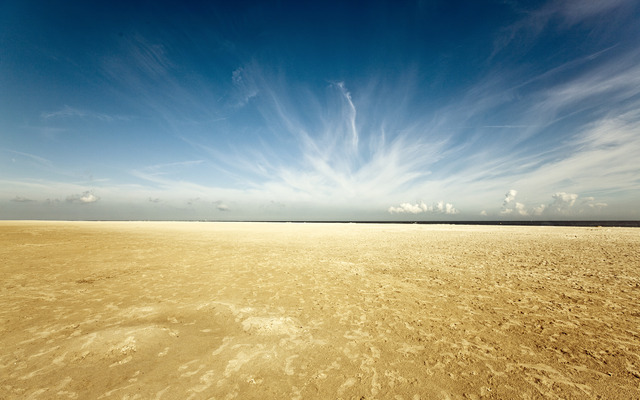
//> input picture Software/RITLaunchInitiative/RocketVision/Test_images/flat.jpg, 640 x 400 px
$ ./main ../Test_images/flat.jpg ../Test_images/plains.jpg   (built with g++ and OpenCV 4)
//> lines starting //> are read from the running program, lines starting //| are printed output that depends on the picture; after the words box and inside, x2 and y2 are one past the last pixel; in counts of white or black regions, pixels touching at a corner belong together
### Software/RITLaunchInitiative/RocketVision/src/HorizonDetect.h
//Author: Trevor Sherrard
//Written for the RIT launch Initiative.

#include "opencv2/highgui/highgui.hpp"
#include "opencv2/imgproc/imgproc.hpp"

using namespace cv;

class DetectLines
{
  public:
    float FindHorizonOffset(Mat src);
};

### Software/RITLaunchInitiative/RocketVision/src/HorizonDetect.cpp
//Author: Trevor Sherrard
//Written for the RIT launch Initiative.

#include "opencv2/highgui/highgui.hpp"
#include "opencv2/imgproc/imgproc.hpp"

#include "HorizonDetect.h"


using namespace cv;
using namespace std;


/*Parameter: src, the OpenCV Mat that contains the horizon.
 *returns: The angle in radians of the offset of the vehicle from the horizon on one axis.
 * When the vehicle is perpendicular to the horizon, theta should be close to
 * 90 degrees (pi/2)
 */
float DetectLines::FindHorizonOffset(Mat src)
{
  float HorizonOffset = 0;
  Mat dst, cdst;
  Canny(src, dst, 50, 150, 3);
  cvtColor(dst, cdst, CV_GRAY2BGR);


  vector<Vec2f> lines;
  HoughLines(dst, lines, 1, CV_PI/180, 300, 0, 0 );

  if(lines.size() != 0)
  {
    for( size_t i = 0; i < lines.size(); i++ )
    {
       float rho = lines[i][0], theta = lines[i][1];
       Point pt1, pt2;
       double a = cos(theta), b = sin(theta);
       double x0 = a*rho, y0 = b*rho;
       pt1.x = cvRound(x0 + 1000*(-b));
       pt1.y = cvRound(y0 + 1000*(a));
       pt2.x = cvRound(x0 - 1000*(-b));
       pt2.y = cvRound(y0 - 1000*(a));
       line( src, pt1, pt2, Scalar(0,0,255), 3, CV_AA);
       HorizonOffset = theta;
    }
  }
  else
  {
    vector<Vec4i> lines;
    HoughLinesP(dst, lines, 1, CV_PI/180, 50, 50, 10 );
    for( size_t i = 0; i < lines.size(); i++ )
    {
      Vec4i l = lines[i];
      line( src, Point(l[0], l[1]), Point(l[2], l[3]), Scalar(0,0,255), 3, CV_AA);
    }
  }
  return HorizonOffset;
}

### Software/RITLaunchInitiative/RocketVision/src/main.cpp
//Author: Trevor Sherrard
//Written for the RIT launch Initiative.

#include "HorizonDetect.h"
#include <iostream>

using namespace std;
using namespace cv;

void help()
{
  cout << "Arg1: port side image | Arg2: starboard side image" << endl;
}
int main(int argc, char** argv)
{

  if(argc != 3)
    help();
  else
  {
    DetectLines horizon;
    //These images will be taken from two cameras
    //offset by 90 degrees in the final product.
    Mat src = imread(argv[1],0);
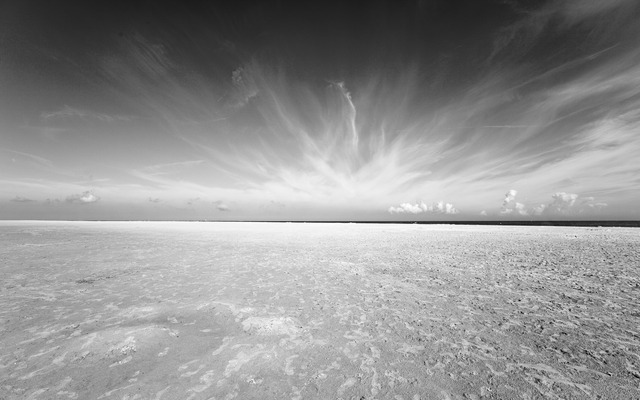
//> src: 400 rows x 640 cols, CV_8UC1; min 0, max 255, mean 146.3
    Mat src1 = imread(argv[2],0);
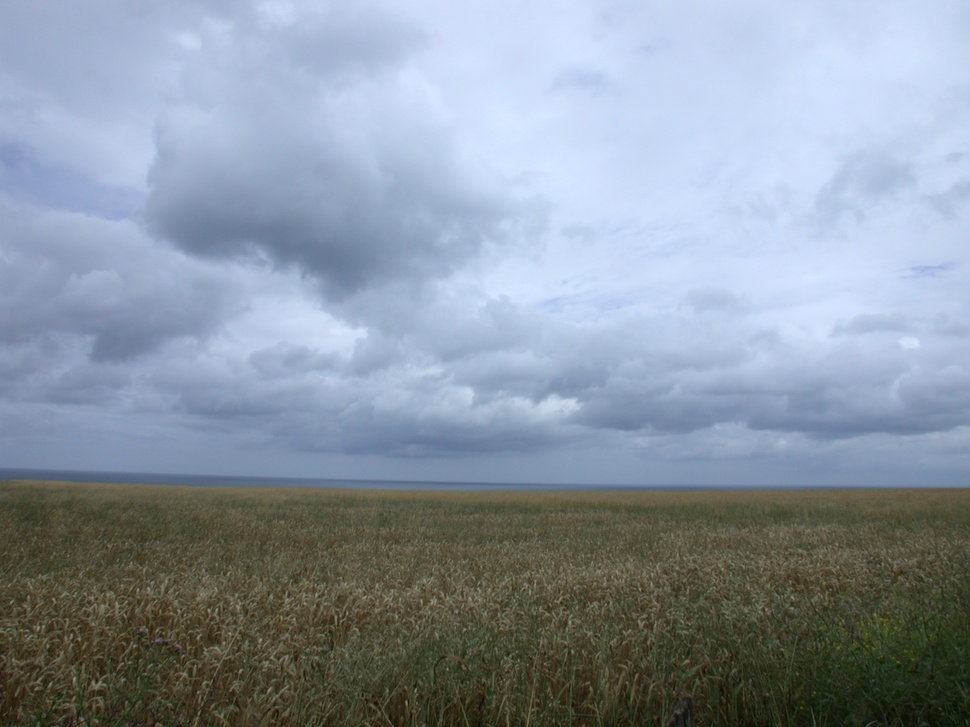
//> input picture Software/RITLaunchInitiative/RocketVision/Test_images/plains.jpg, 970 x 727 px, shrunk from 2048 x 1536 before the run
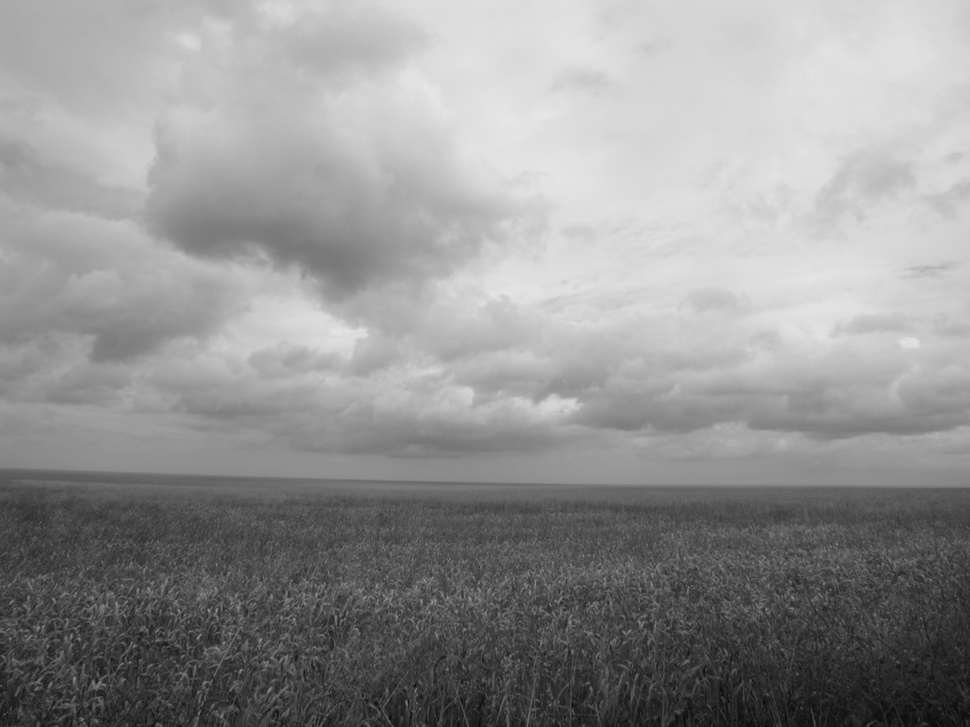
//> src1: 727 rows x 970 cols, CV_8UC1; min 8, max 232, mean 146.8
    if(src.empty() || src1.empty())
    {
        cout << "can not open one or more files" << endl;
        return -1;
    }
    //get angle of horizon relative to rocket.
    float port = horizon.FindHorizonOffset(src);
//> in FindHorizonOffset, `Canny(src, dst, 50, 150, 3);`:
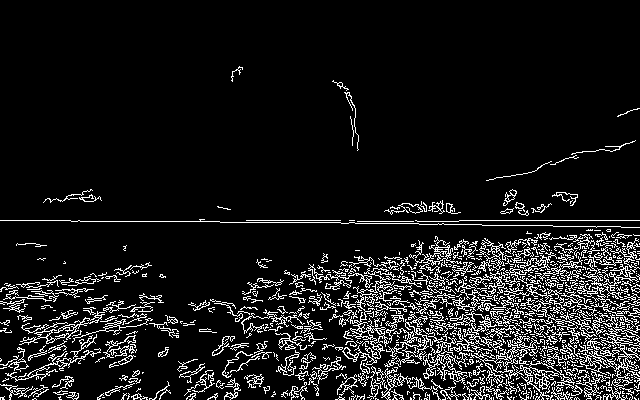
//> dst: 400 rows x 640 cols, CV_8UC1; 10% white in thin lines or dots, all inside (x1, y1, x2, y2) = (0, 66, 640, 400)
//> in FindHorizonOffset, `HoughLines(dst, lines, 1, CV_PI/180, 300, 0, 0 );`: lines = 1 line (rho, theta): [220, 1.57]
//> the loop in FindHorizonOffset, `for( size_t i = 0; i < lines.size(); i++ )` made 1 pass
//> (rho, theta, a, b, x0, y0, HorizonOffset) on pass 1: (220, 1.57, -4.37e-08, 1, -9.62e-06, 220, 1.57)
//> after the loop in FindHorizonOffset, `for( size_t i = 0; i < lines.size(); i++ )`:
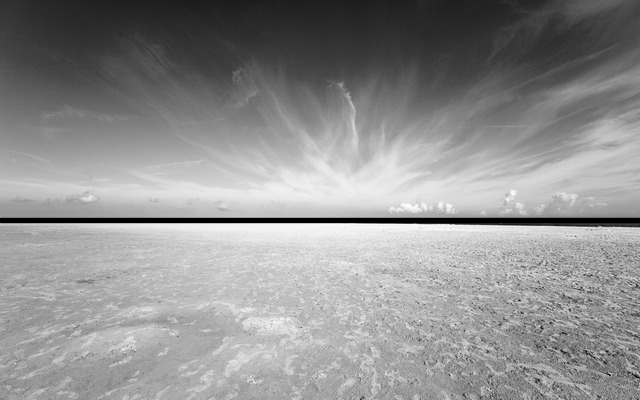
//> src: 400 rows x 640 cols, CV_8UC1; 1.75% of pixels changed, all inside (x1, y1, x2, y2) = (0, 217, 640, 224)
//> port = 1.57
    float star = horizon.FindHorizonOffset(src1);
//> in FindHorizonOffset (call 2), `Canny(src, dst, 50, 150, 3);`:
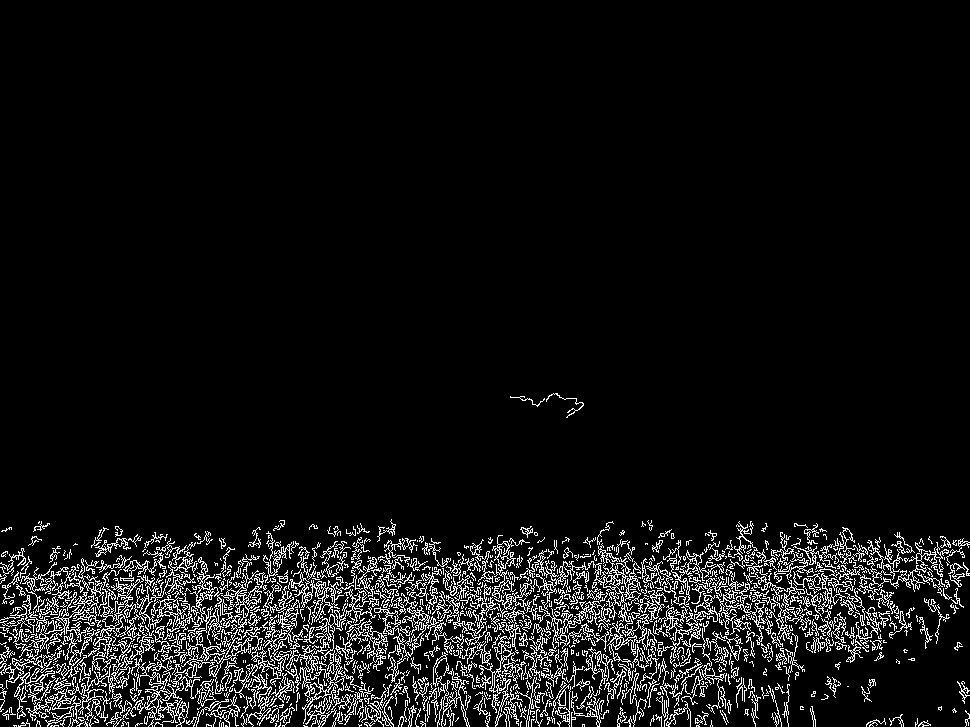
//> dst: 727 rows x 970 cols, CV_8UC1; 7.1% white in thin lines or dots, all inside (x1, y1, x2, y2) = (0, 393, 970, 727)
//> in FindHorizonOffset (call 2), `HoughLines(dst, lines, 1, CV_PI/180, 300, 0, 0 );`: lines = 186 lines (rho, theta), first 12: [626, 1.48], [623, 1.52], [701, 1.4], [604, 1.52], [602, 1.54], [656, 1.45], [639, 1.47], [621, 1.5], [678, 1.43], [646, 1.47], [648, 1.47], [638, 1.48]
//> the loop in FindHorizonOffset (call 2), `for( size_t i = 0; i < lines.size(); i++ )` made 186 passes
//> (rho, theta, a, b, x0, y0, HorizonOffset) on passes 1 to 3: (626, 1.48, 0.0872, 0.996, 54.56, 623.6, 1.48), (623, 1.52, 0.0523, 0.999, 32.61, 622.1, 1.52), (701, 1.4, 0.174, 0.985, 121.7, 690.4, 1.4)
//> after the loop in FindHorizonOffset (call 2), `for( size_t i = 0; i < lines.size(); i++ )`:
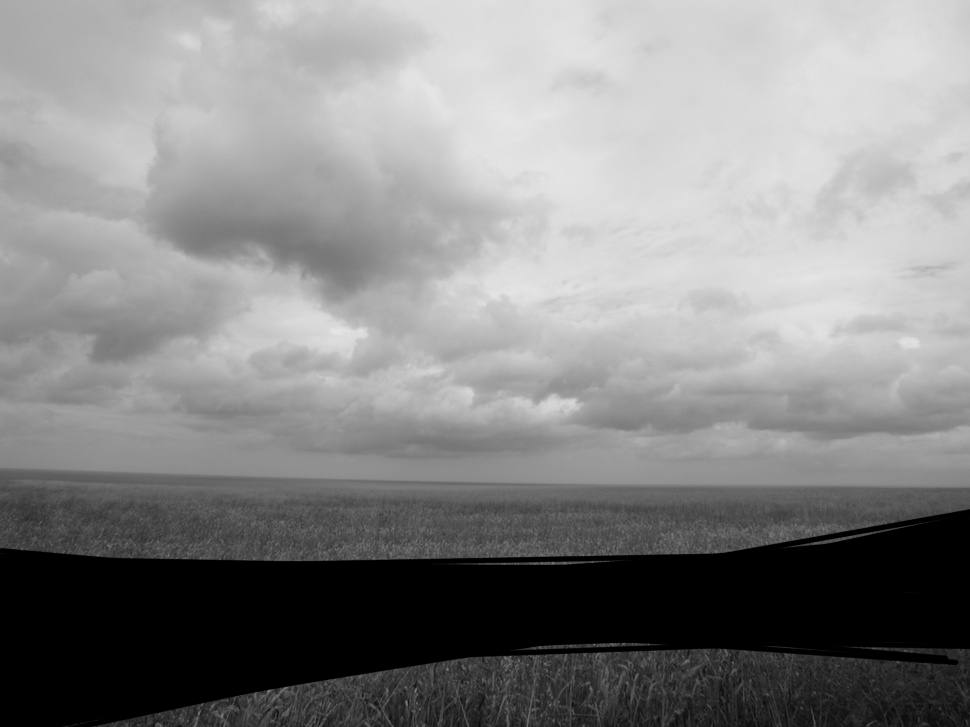
//> src: 727 rows x 970 cols, CV_8UC1; 17.24% of pixels changed, all inside (x1, y1, x2, y2) = (0, 509, 970, 727)
//> star = 1.57
    //angle relative to horizon in radians. If the vehicle is perfectly perpedicular to the
    //horizon in both axis, port and star will be (Pi/2).
    cout << "angle relative to horizon (radians): " << "port: " << port << " starboard: " << star << endl;
//| angle relative to horizon (radians): port: 1.5708 starboard: 1.5708
    cin;
    return 0;
//> (the program exits here)
